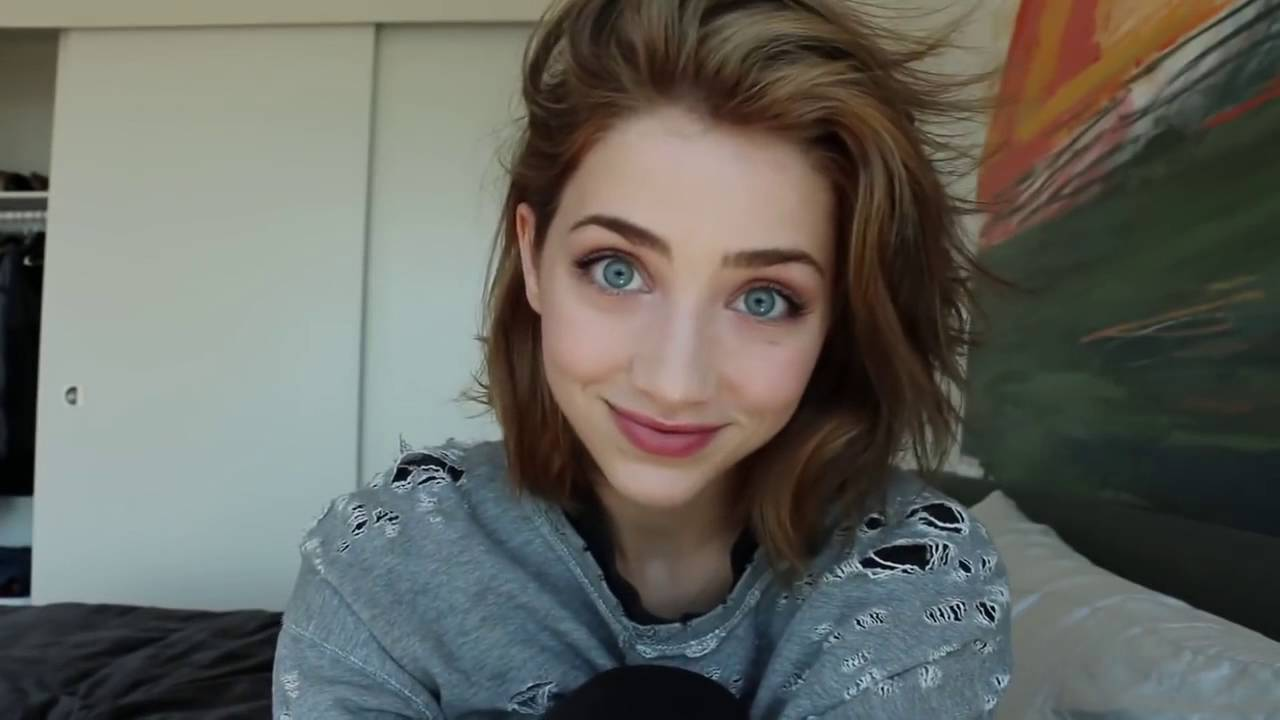
#> input picture 103.jpg, 1280 x 720 px
$ python Face_ID.py
#> lines starting #> are read from the running program, lines starting #| are printed output that depends on the picture; after the words box and inside, x2 and y2 are one past the last pixel; in counts of white or black regions, pixels touching at a corner belong together
import cv2

image_path = '103.jpg' #imagem
cascade_path = 'haarcascade_frontalface_default.xml' #modelo de reconhecimento

clf = cv2.CascadeClassifier(cascade_path) #Cria o classificador

img = cv2.imread(image_path)#ler a imagem
#> img is the input picture: shape (720, 1280, 3); mean B, G, R 94.4, 100.8, 100.1

gray = cv2.cvtColor(img, cv2.COLOR_BGR2GRAY) #Conveter para preto e branco
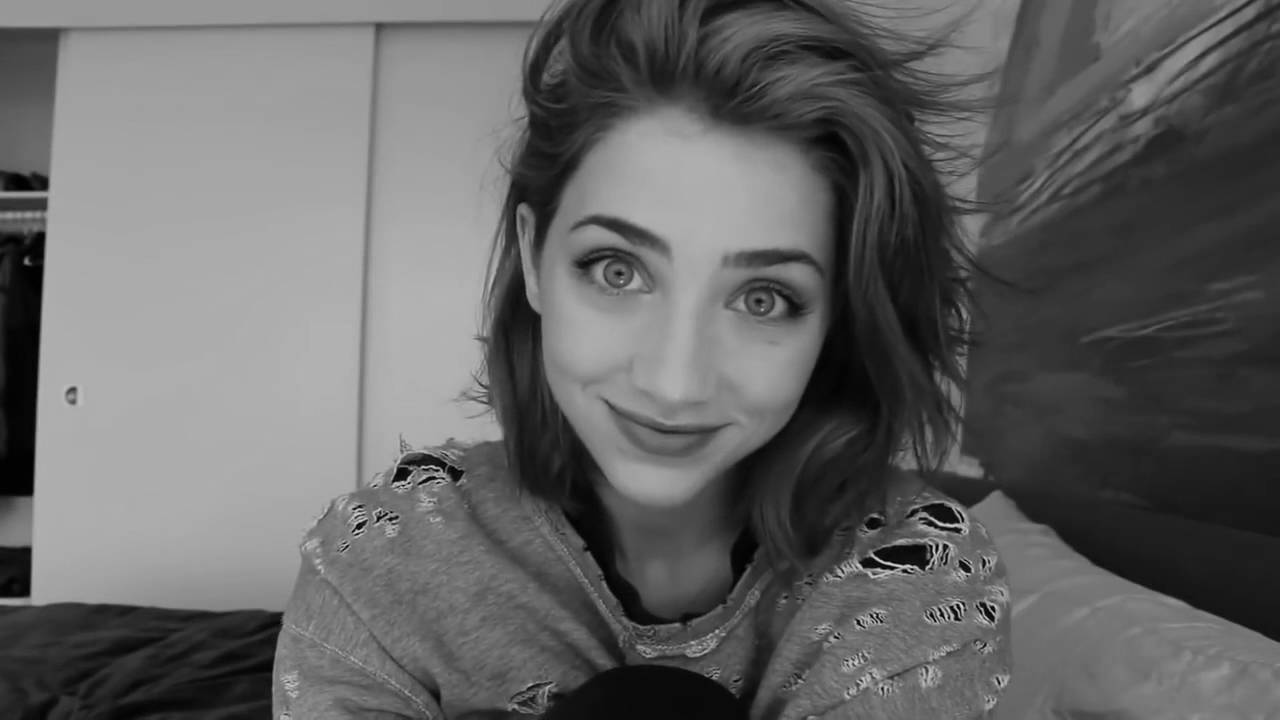
#> gray: shape (720, 1280); min 0, max 218, mean 99.9

face = clf.detectMultiScale(gray, 2.0, 10) #2.0,1 reconhce o douglas
#> face = [[497, 131, 384, 384]]

for (x, y, w, h) in face: #percorrer o rosto
    img = cv2.rectangle(img,(x,y),(x+w,y+h),(255, 255,0),2) #marcaro o rsoto
#> this loop made 1 pass
#> pass 1, `img = cv2.rectangle(img,(x,y),(x+w,y+h),(255, 255,0),2)`:
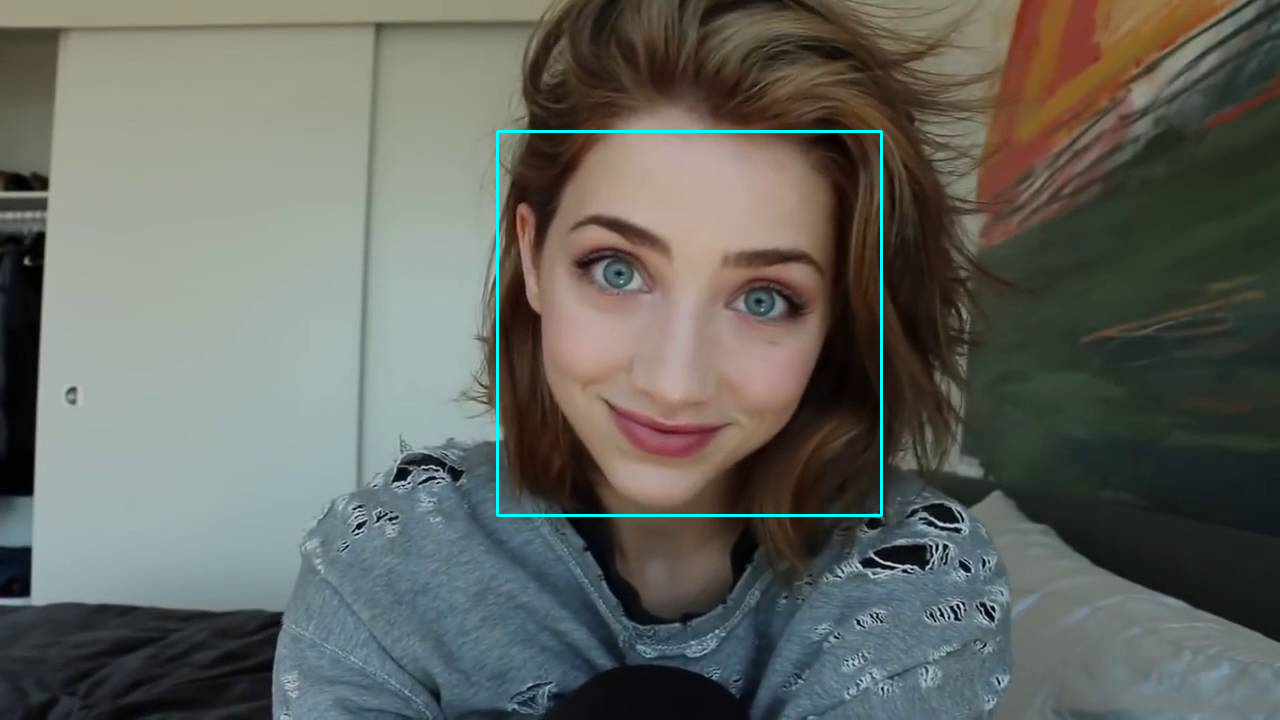
#> img: shape (720, 1280, 3); 0.5% of pixels changed, all inside (x1, y1, x2, y2) = (496, 130, 883, 517)

cv2.imshow('image', img)
cv2.waitKey(0)
#> (the run stopped early here; a loop or call above may not have finished)

$ run again, with Douglas.jpg copied over 103.jpg
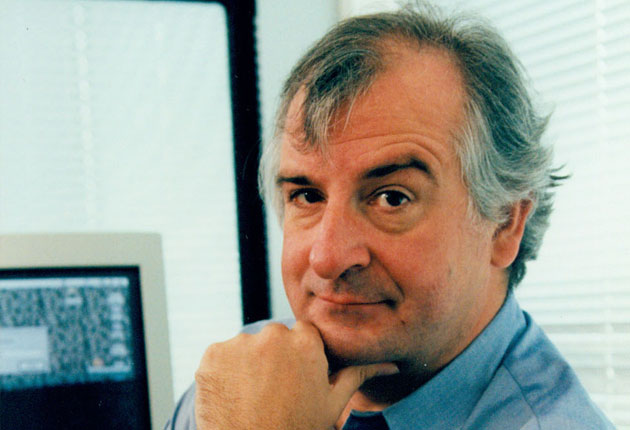
#> input picture Douglas.jpg, 630 x 430 px
#> img is the input picture: shape (430, 630, 3); mean B, G, R 150, 160, 158.7
#> `gray = cv2.cvtColor(img, cv2.COLOR_BGR2GRAY)`:
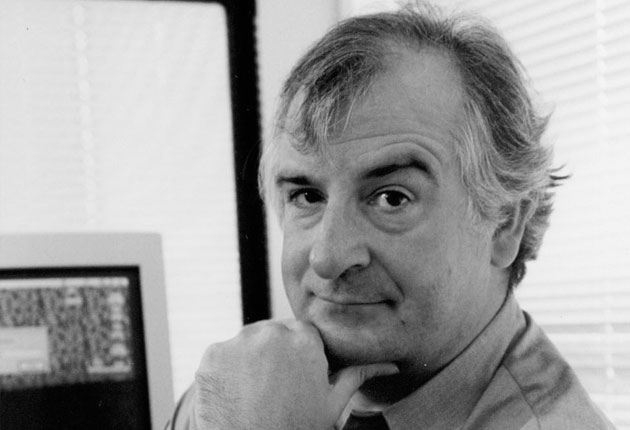
#> gray: shape (430, 630); min 0, max 247, mean 158.4
#> face = ()
